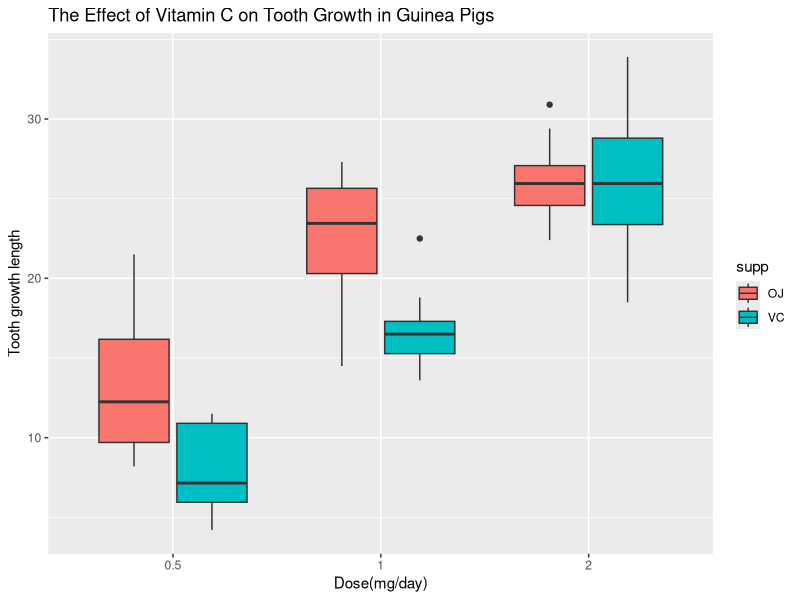

The R source for this figure:
## ---- chunk 1
library(ggplot2)
library(dplyr)
## ---- chunk 2
data(ToothGrowth)
str(ToothGrowth)
## ---- chunk 3
summary(ToothGrowth)
## ---- chunk 4
table(ToothGrowth$supp,ToothGrowth$dose)
## ---- chunk 5
ToothGrowth%>%group_by(supp,dose)%>%
  summarise("mean"=mean(len),'sd'=sd(len))
ggplot(ToothGrowth)+geom_boxplot(aes(x=as.factor(dose),y=len,fill=supp))+
  labs(x='Dose(mg/day)',y='Tooth growth length',title='The Effect of Vitamin C on Tooth Growth in Guinea Pigs')
## ---- chunk 6
t.test(len~supp,data=subset(ToothGrowth,dose==0.5))
## ---- chunk 7
t.test(len~supp,data=subset(ToothGrowth,dose==1))
## ---- chunk 8
t.test(len~supp,data=subset(ToothGrowth,dose==2))
## ---- chunk 9
t.test(len~supp,data=ToothGrowth)
